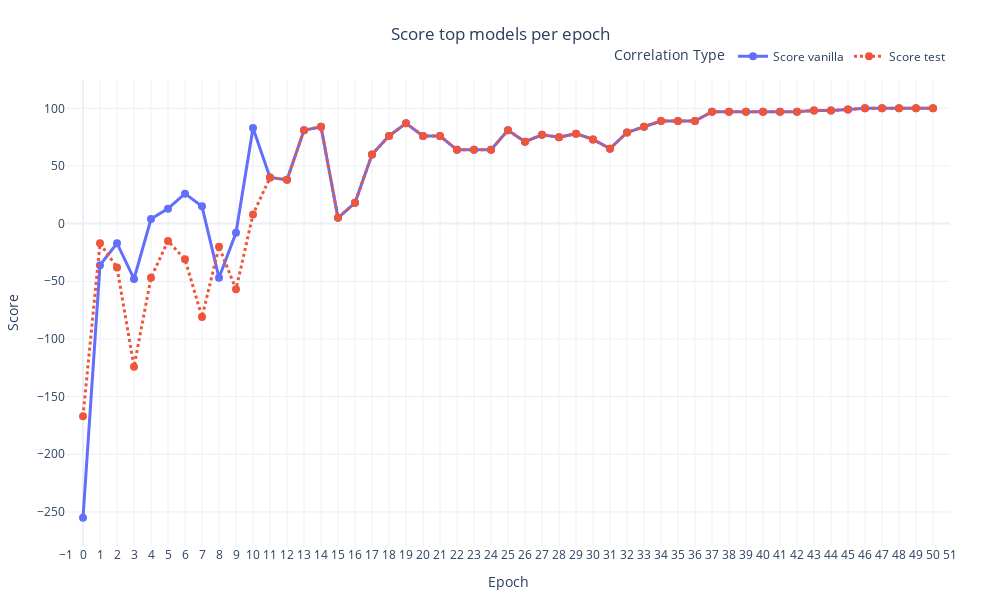

Notebook code cell kept with this figure:
### Code cell
# Melt dataframe for Plotly
df_melted = df_top_scores.melt(id_vars='Epoch', value_vars=['Score vanilla', "Score test"], 
                    var_name='Type', value_name='Value')

# Create the plot
fig = px.line(df_melted, x='Epoch', y='Value', color='Type', 
              title='Score top models per epoch',
              labels={"Value": "Score"},
              line_dash="Type",  # Different line styles for different types
              markers=True,  # Add markers to the lines
              template="plotly_white",  # A clean, professional template
              width=1000, height=600)

# Update trace settings
fig.update_traces(line=dict(width=3), marker=dict(size=8))

# Update layout settings
fig.update_layout(
    title={'text': 'Score top models per epoch', 'x':0.5, 'xanchor': 'center'},
    #yaxis=dict(range=[0.0, df_melted['Value'].max()+0.05], showgrid=True),
    xaxis=dict(tickmode='linear', dtick=1, showgrid=True, range=[-1, 51]),
    legend=dict(title='Correlation Type', orientation="h", yanchor="bottom", y=1.02, xanchor="right", x=1),
    margin=dict(l=50, r=50, t=80, b=50)
)

# Display the plot
fig.show()

### Figure 1 — Plotly figure (JSON) as saved in the notebook; plotly's stock layout.template omitted (floating-point values rounded to 4 significant figures)
{"data": [{"hovertemplate": "Type=Score vanilla<br>Epoch=%{x}<br>Score=%{y}<extra></extra>", "legendgroup": "Score vanilla", "line": {"color": "#636efa", "dash": "solid", "width": 3}, "marker": {"size": 8, "symbol": "circle"}, "mode": "lines+markers", "name": "Score vanilla", "orientation": "v", "showlegend": true, "type": "scatter", "x": [0, 1, 2, 3, 4, 5, 6, 7, 8, 9, 10, 11, 12, 13, 14, 15, 16, 17, 18, 19, 20, 21, 22, 23, 24, 25, 26, 27, 28, 29, 30, 31, 32, 33, 34, 35, 36, 37, 38, 39, 40, 41, 42, 43, 44, 45, 46, 47, 48, 49, 50], "xaxis": "x", "y": [-255, -36, -17, -48, 4, 13, 26, 15, -47, -8, 83, 40, 38, 81, 84, 5, 18, 60, 76, 87, 76, 76, 64, 64, 64, 81, 71, 77, 75, 78, 73, 65, 79, 84, 89, 89, 89, 97, 97, 97, 97, 97, 97, 98, 98, 99, 100, 100, 100, 100, 100], "yaxis": "y"}, {"hovertemplate": "Type=Score test<br>Epoch=%{x}<br>Score=%{y}<extra></extra>", "legendgroup": "Score test", "line": {"color": "#EF553B", "dash": "dot", "width": 3}, "marker": {"size": 8, "symbol": "circle"}, "mode": "lines+markers", "name": "Score test", "orientation": "v", "showlegend": true, "type": "scatter", "x": [0, 1, 2, 3, 4, 5, 6, 7, 8, 9, 10, 11, 12, 13, 14, 15, 16, 17, 18, 19, 20, 21, 22, 23, 24, 25, 26, 27, 28, 29, 30, 31, 32, 33, 34, 35, 36, 37, 38, 39, 40, 41, 42, 43, 44, 45, 46, 47, 48, 49, 50], "xaxis": "x", "y": [-167, -17, -38, -124, -47, -15, -31, -81, -20, -57, 8, 40, 38, 81, 84, 5, 18, 60, 76, 87, 76, 76, 64, 64, 64, 81, 71, 77, 75, 78, 73, 65, 79, 84, 89, 89, 89, 97, 97, 97, 97, 97, 97, 98, 98, 99, 100, 100, 100, 100, 100], "yaxis": "y"}], "layout": {"height": 600, "legend": {"orientation": "h", "title": {"text": "Correlation Type"}, "tracegroupgap": 0, "x": 1, "xanchor": "right", "y": 1.02, "yanchor": "bottom"}, "margin": {"b": 50, "l": 50, "r": 50, "t": 80}, "title": {"text": "Score top models per epoch", "x": 0.5, "xanchor": "center"}, "width": 1000, "xaxis": {"anchor": "y", "domain": [0, 1], "dtick": 1, "range": [-1, 51], "showgrid": true, "tickmode": "linear", "title": {"text": "Epoch"}, "type": "linear"}, "yaxis": {"anchor": "x", "autorange": true, "domain": [0, 1], "range": [-279.6, 124.6], "title": {"text": "Score"}, "type": "linear"}}}
